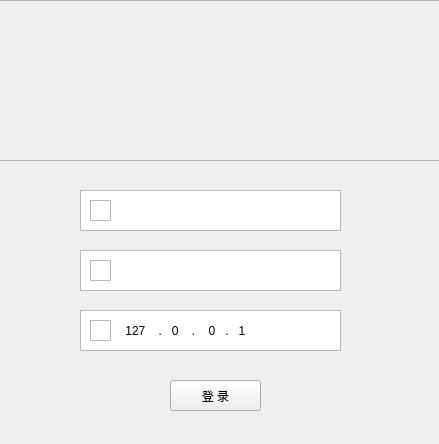
<?xml version="1.0" encoding="UTF-8"?>
<ui version="4.0">
 <class>Widget</class>
 <widget class="QWidget" name="Widget">
  <property name="enabled">
   <bool>true</bool>
  </property>
  <property name="geometry">
   <rect>
    <x>0</x>
    <y>0</y>
    <width>439</width>
    <height>444</height>
   </rect>
  </property>
  <property name="minimumSize">
   <size>
    <width>439</width>
    <height>444</height>
   </size>
  </property>
  <property name="maximumSize">
   <size>
    <width>439</width>
    <height>444</height>
   </size>
  </property>
  <property name="windowTitle">
   <string>D-COM</string>
  </property>
  <property name="autoFillBackground">
   <bool>false</bool>
  </property>
  <widget class="QFrame" name="frame">
   <property name="geometry">
    <rect>
     <x>-30</x>
     <y>0</y>
     <width>471</width>
     <height>161</height>
    </rect>
   </property>
   <property name="styleSheet">
    <string notr="true">background-image: url(:/Image/loginChart.png);</string>
   </property>
   <property name="frameShape">
    <enum>QFrame::StyledPanel</enum>
   </property>
   <property name="frameShadow">
    <enum>QFrame::Raised</enum>
   </property>
   <widget class="QPushButton" name="pushButton">
    <property name="geometry">
     <rect>
      <x>410</x>
      <y>0</y>
      <width>21</width>
      <height>23</height>
     </rect>
    </property>
    <property name="styleSheet">
     <string notr="true">border: none;  /* 移除边框 */
background-position: center;  /* 背景图居中 */
background-repeat: no-repeat;  /* 不重复绘制背景图 */
background-image: url(:/Image/login_min.png);</string>
    </property>
    <property name="text">
     <string/>
    </property>
    <property name="iconSize">
     <size>
      <width>12</width>
      <height>12</height>
     </size>
    </property>
   </widget>
   <widget class="QPushButton" name="pushButton_2">
    <property name="geometry">
     <rect>
      <x>440</x>
      <y>0</y>
      <width>21</width>
      <height>23</height>
     </rect>
    </property>
    <property name="styleSheet">
     <string notr="true">border: none;  /* 移除边框 */
background-position: center;  /* 背景图居中 */
background-repeat: no-repeat;  /* 不重复绘制背景图 */
background-image: url(:/Image/login_close.png);</string>
    </property>
    <property name="text">
     <string/>
    </property>
    <property name="iconSize">
     <size>
      <width>12</width>
      <height>12</height>
     </size>
    </property>
   </widget>
  </widget>
  <widget class="QLineEdit" name="account">
   <property name="geometry">
    <rect>
     <x>120</x>
     <y>200</y>
     <width>211</width>
     <height>21</height>
    </rect>
   </property>
   <property name="frame">
    <bool>false</bool>
   </property>
   <property name="dragEnabled">
    <bool>false</bool>
   </property>
   <property name="readOnly">
    <bool>false</bool>
   </property>
   <property name="clearButtonEnabled">
    <bool>false</bool>
   </property>
  </widget>
  <widget class="QLineEdit" name="ipAddress">
   <property name="geometry">
    <rect>
     <x>120</x>
     <y>320</y>
     <width>211</width>
     <height>21</height>
    </rect>
   </property>
   <property name="inputMask">
    <string/>
   </property>
   <property name="text">
    <string> 127    .   0    .    0   .   1</string>
   </property>
   <property name="frame">
    <bool>false</bool>
   </property>
   <property name="readOnly">
    <bool>true</bool>
   </property>
  </widget>
  <widget class="QLineEdit" name="password">
   <property name="geometry">
    <rect>
     <x>120</x>
     <y>260</y>
     <width>211</width>
     <height>21</height>
    </rect>
   </property>
   <property name="frame">
    <bool>false</bool>
   </property>
   <property name="echoMode">
    <enum>QLineEdit::Password</enum>
   </property>
  </widget>
  <widget class="QFrame" name="frame_2">
   <property name="geometry">
    <rect>
     <x>90</x>
     <y>200</y>
     <width>21</width>
     <height>21</height>
    </rect>
   </property>
   <property name="styleSheet">
    <string notr="true">border-image: url(:/Image/userAccount.png);</string>
   </property>
   <property name="frameShape">
    <enum>QFrame::StyledPanel</enum>
   </property>
   <property name="frameShadow">
    <enum>QFrame::Raised</enum>
   </property>
  </widget>
  <widget class="QFrame" name="frame_3">
   <property name="geometry">
    <rect>
     <x>90</x>
     <y>260</y>
     <width>21</width>
     <height>21</height>
    </rect>
   </property>
   <property name="styleSheet">
    <string notr="true">border-image: url(:/Image/password.png);</string>
   </property>
   <property name="frameShape">
    <enum>QFrame::StyledPanel</enum>
   </property>
   <property name="frameShadow">
    <enum>QFrame::Raised</enum>
   </property>
  </widget>
  <widget class="QFrame" name="frame_4">
   <property name="geometry">
    <rect>
     <x>90</x>
     <y>320</y>
     <width>21</width>
     <height>21</height>
    </rect>
   </property>
   <property name="styleSheet">
    <string notr="true">border-image: url(:/Image/ipAdress.png);</string>
   </property>
   <property name="frameShape">
    <enum>QFrame::StyledPanel</enum>
   </property>
   <property name="frameShadow">
    <enum>QFrame::Raised</enum>
   </property>
  </widget>
  <widget class="QPushButton" name="login">
   <property name="geometry">
    <rect>
     <x>170</x>
     <y>380</y>
     <width>91</width>
     <height>31</height>
    </rect>
   </property>
   <property name="text">
    <string>登 录</string>
   </property>
  </widget>
  <widget class="QTextBrowser" name="textBrowser_2">
   <property name="geometry">
    <rect>
     <x>80</x>
     <y>190</y>
     <width>261</width>
     <height>41</height>
    </rect>
   </property>
  </widget>
  <widget class="QTextBrowser" name="textBrowser_3">
   <property name="geometry">
    <rect>
     <x>80</x>
     <y>250</y>
     <width>261</width>
     <height>41</height>
    </rect>
   </property>
  </widget>
  <widget class="QTextBrowser" name="textBrowser_4">
   <property name="geometry">
    <rect>
     <x>80</x>
     <y>310</y>
     <width>261</width>
     <height>41</height>
    </rect>
   </property>
  </widget>
  <zorder>textBrowser_4</zorder>
  <zorder>textBrowser_3</zorder>
  <zorder>textBrowser_2</zorder>
  <zorder>frame</zorder>
  <zorder>login</zorder>
  <zorder>account</zorder>
  <zorder>frame_2</zorder>
  <zorder>frame_3</zorder>
  <zorder>frame_4</zorder>
  <zorder>ipAddress</zorder>
  <zorder>password</zorder>
 </widget>
 <resources/>
 <connections/>
</ui>
